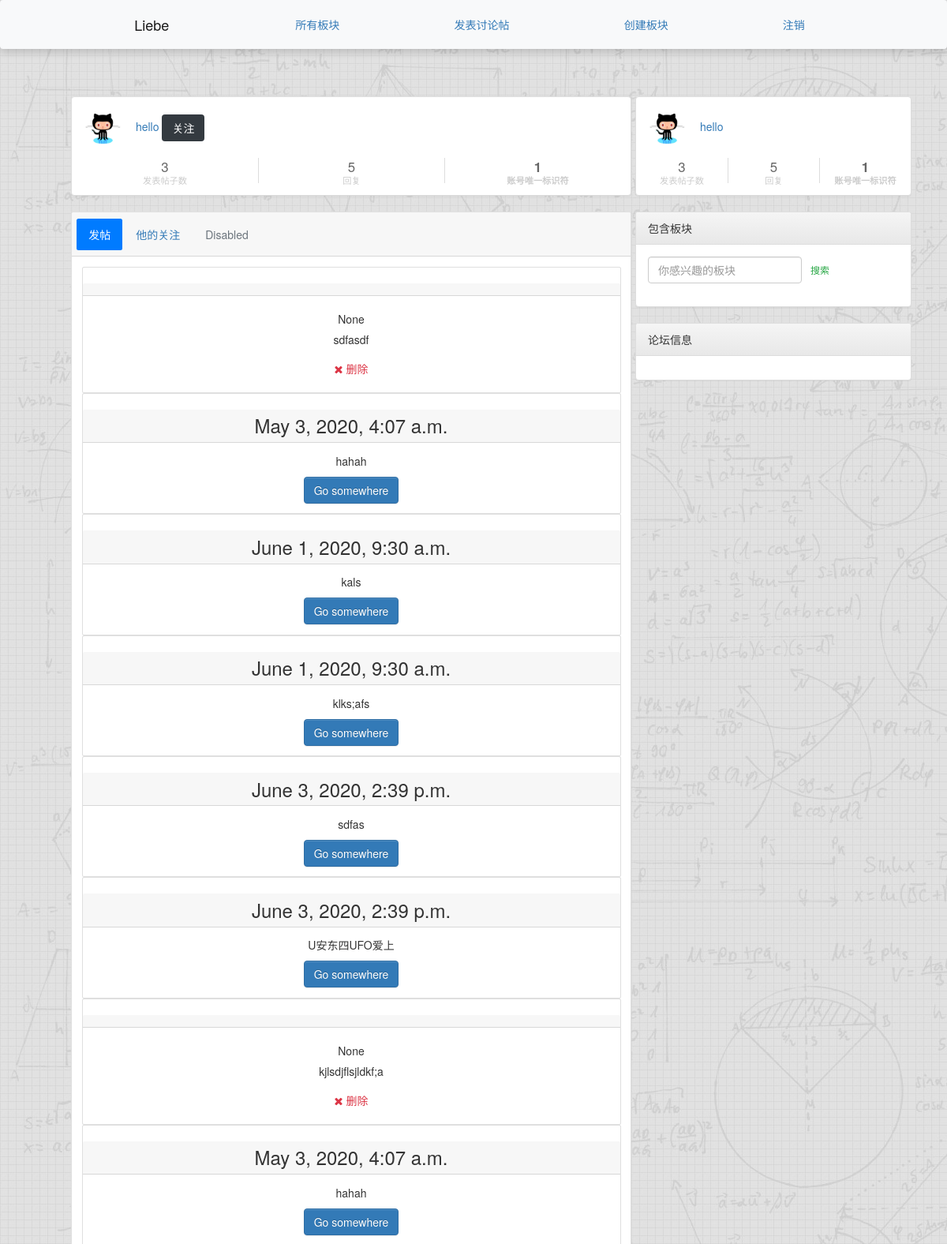
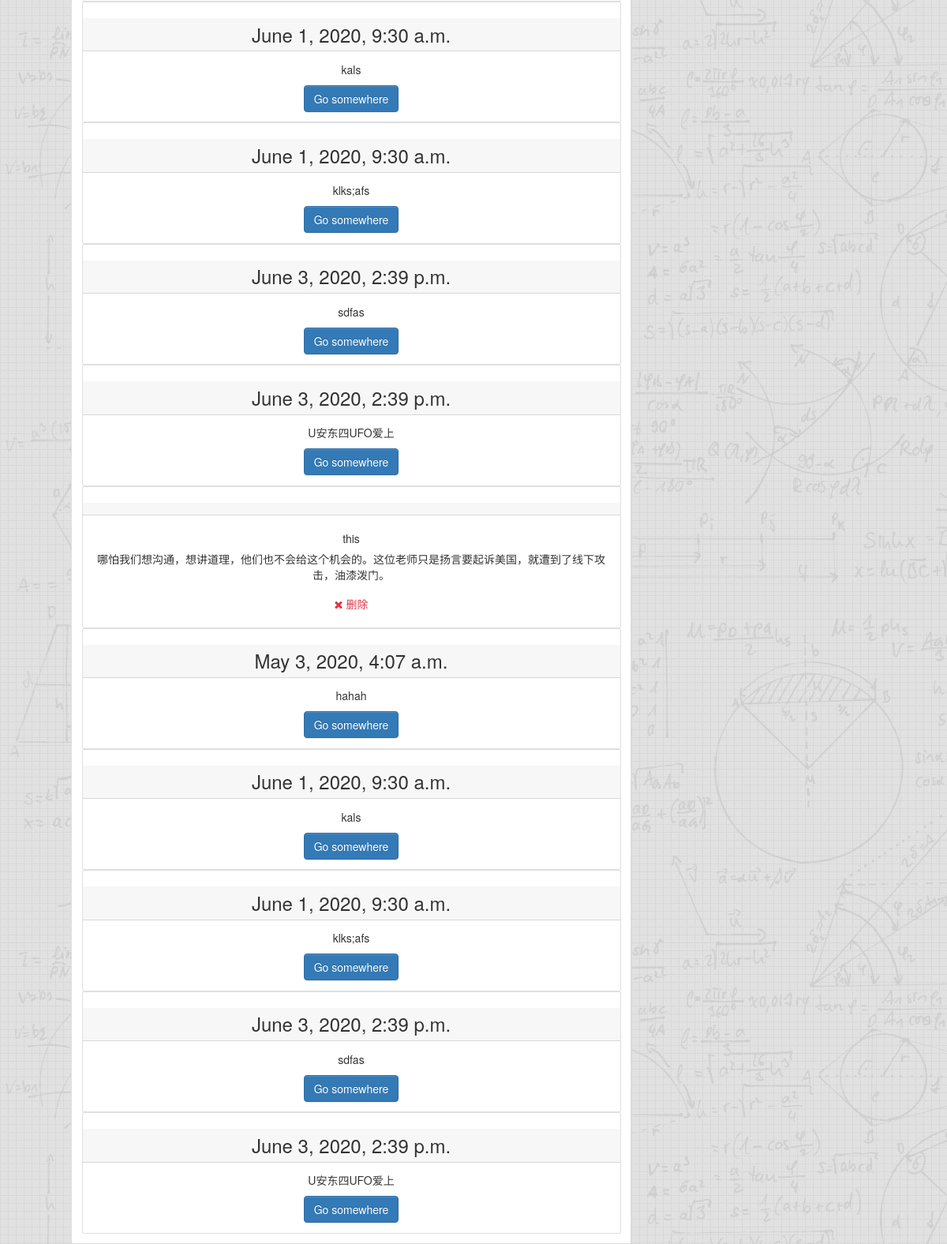
Screenshot of /accounts/profile/hello/ (signed in) with the database file from the repository (2 pictures, top to bottom).
### accounts/models.py (models this page shows, shortened)
class User(AbstractUser):
    signature = models.CharField(max_length=255, blank=True, null=True)
    head_img = models.ImageField(height_field=150, width_field=150, blank=True, null=True)
    friends = models.ManyToManyField("User", blank=True, related_name='followed_by')

### posts/models.py (models this page shows, shortened)
class Post(models.Model):
    title = models.CharField(max_length=200, blank=True, null=True)
    user = models.ForeignKey(User, related_name="posts",on_delete=models.CASCADE)
    created_at = models.DateTimeField(auto_now=True)
    message = models.TextField()
    message_html = models.TextField(editable=False)
    group = models.ForeignKey(
        Group, related_name="posts",null=True,
        blank=True,on_delete=models.CASCADE
    )
    class Meta:
        ordering = ["-created_at"]
        unique_together = ["user", "message"]

### comments/models.py (models this page shows, shortened)
class Comment(models.Model):
    post = models.ForeignKey(
        Post,
        on_delete=models.CASCADE,
        related_name="comments"
    )
    parent_comment = models.ForeignKey(
        'self', blank=True, null=True, related_name='my_children', on_delete=models.CASCADE)
    user = models.ForeignKey(User, on_delete=models.CASCADE, related_name="comments")
    content = models.TextField(max_length=1024, null=True, blank=True)
    date = models.DateTimeField(auto_now_add=True)

### accounts/views.py (the view)
# urls.py: path('profile/<username>/', views.UserProfilePage, name="profile"),
def UserProfilePage(request, username):
    post_user = User.objects.prefetch_related("posts").get(username__iexact=username)
    posts = post_user.posts.all()
    comments = post_user.comments.all()
    my_friends = request.user.friends.all()
    context = {
        'posts' : posts,
        'comments' : comments,
        'this_user' : post_user,
        'my_friends' : my_friends,
    }
    return render(request, "accounts/user_profile.html", context)

### accounts/templates/accounts/user_profile.html (shortened to what this page needs)
{% extends 'accounts/user_base.html' %}
{% load static %}
{% block pre_user %}
<div class="panel panel-default">
    <div class="panel-body user-panel">
        <div class="panel-user-info">
            <div class="avatar-name">
                <a href="#">
                    <img class="panel-avatar user-avatar" src="{% static  'image/3.jpg' %}" alt="" />
                </a>
                <span class="panel-username"><a href="{% url 'accounts:profile' username=this_user.username %}">{{ this_user.username }}</a></span>
                {% if this_user not in my_friends %}
                    <a href="{% url 'accounts:follows_him' pk=this_user.id %}">
                        <button type="button" class="btn btn-dark">关注</button>
                    </a>
                {% else %}
                <a href="{% url 'accounts:unfollows_him'  pk=this_user.id %}">
                    <button type="button" class="btn btn-success" >取消关注</button>
                </a>
                {% endif %}
            </div>
            <div class="row panel-user-meta">
                <div class="col-xs-4 panel-user-meta-item">
                        <div class="text-center">
                            <p class="panel-user-meta-item-value">
                                {{  this_user.posts.count }}
                            </p>
                            <p class="panel-user-meta-item-title">发表帖子数</p>
                        </div>
                </div>
                <div class="col-xs-4 panel-user-meta-item">
                        <div class="text-center">
                            <p class="panel-user-meta-item-value">
                                {{ this_user.comments.count }}
                            </p>
                            <p class="panel-user-meta-item-title">回复</p>
                        </div>
                </div>
                <div class="col-xs-4 panel-user-meta-item">
                    <a href="#">
                        <div class="text-center">
                            <p class="panel-user-meta-item-value"><strong>{{ this_user.id }}</strong>
                            </p>
                            <p class="panel-user-meta-item-title"><strong>账号唯一标识符</strong></p>
                        </div>
                    </a>
                </div>
            </div>
        </div>
    </div>
</div>
{% endblock pre_user %}
{% block user_content %}
<div class="card text-center">
    <div class="card-header">
        <ul class="nav nav-pills card-header-pills">
            <li class="nav-item">
                <a class="nav-link active" href="#">发帖</a>
            </li>
            <li class="nav-item">
                <a class="nav-link" href="#">他的关注</a>
            </li>
            <li class="nav-item">
                <a class="nav-link disabled" href="#" tabindex="-1" aria-disabled="true">Disabled</a>
            </li>
        </ul>
    </div>
    <div class="card-body">
        {% for post in posts %}
        <div class="card">
            <h3 class="card-header">{{  post.create_at }}</h3>
            <div class="card-body">
                <h5 class="card-title">{{  post.title }}</h5>
                <p class="card-text"> {{ post.message }} </p>
                <a href="{% url 'posts:delete' pk=post.pk %}" title="delete" class="btn btn-simple">
                    <span class="fa fa-remove text-danger" aria-hidden="true"></span>
                    <span class="text-danger icon-label">删除</span>
                </a>
            </div>
        </div>
        {% for comment in comments %}
        <div class="card">
            <h3 class="card-header">{{  comment.date }}</h3>
            <div class="card-body">
                <p class="card-text"> {{ comment.content}} </p>
                <a href="#" class="btn btn-primary">Go somewhere</a>
            </div>
        </div>
        {% endfor %}
        {% endfor %}
    </div>
</div>
{% endblock user_content %}

### templates/base.html (shortened to what this page needs)
<!DOCTYPE>
<html>
{% load static %}
<head>
	<link rel="stylesheet" href="https://stackpath.bootstrapcdn.com/bootstrap/4.1.3/css/bootstrap.min.css"
>
	<link rel="stylesheet" href="https://maxcdn.bootstrapcdn.com/bootstrap/3.3.7/css/bootstrap-theme.min.css"
>
	<link href="https://maxcdn.bootstrapcdn.com/font-awesome/4.7.0/css/font-awesome.min.css" rel="stylesheet">
	<link rel="stylesheet" href="{% static 'simplesocial/css/master.css'%}">
	<link rel="stylesheet" href="{% static  'bootstrap.min.css' %}" />
	<link rel="stylesheet" href="{% static  'css/master.css' %}" />
</head>
<body>
	<nav class="navbar navbar-expand-lg navbar-light bg-light shadow fixed-top">
		<div class="container">
			<a class="navbar-brand" href="{% url 'home' %}">Liebe</a>
			<a class="nav-item nav-link" href="{% url 'groups:all' %}" class="btn btn-simple">所有板块</a>
			{% if user.is_authenticated %}
			<a class="nav-item nav-link" href="{% url 'posts:create' %}" class="btn btn-simple">发表讨论帖</a>
			{% if user.is_superuser %}
			<a class="nav-item nav-link" href="{% url 'groups:create' %}" class="btn btn-simple">创建板块</a>
			{% endif %}
			<a class="nav-item nav-link" href="{% url 'accounts:logout' %}" class="btn btn-simple">注销</a>
			{% else %}
			<a class="nav-item nav-link" href="{% url 'accounts:login' %}" class="btn btn-simple">登录</a>
			<a class="nav-item nav-link" href="{% url 'accounts:signup' %}" class="btn btn-simple">注册</a>
			{% endif %}
		</div>
	</nav>
	<div id="main" class="container">
		<div class="row">
			<div class="col-lg-8">
				<div class="container mycontent">
					{% block content %}
					{% endblock %}
				</div>
			</div>
			<div class="col-lg-4">
				{% if  user.is_authenticated %}
				<div class="panel panel-default">
					<div class="panel-body user-panel">
						<div class="panel-user-info">
							<div class="avatar-name">
								<a href="#">
									<img class="panel-avatar user-avatar" src="{% static  'image/3.jpg' %}" alt="" />
								</a>
								<span class="panel-username"><a href="#">{{ user.username }}</a></span>
							</div>
							<div class="row panel-user-meta">
								<div class="col-xs-4 panel-user-meta-item">
										<div class="text-center">
											<p class="panel-user-meta-item-value">
												{{  user.posts.count }}
											</p>
											<p class="panel-user-meta-item-title">发表帖子数</p>
										</div>
								</div>
								<div class="col-xs-4 panel-user-meta-item">
										<div class="text-center">
											<p class="panel-user-meta-item-value">
												{{ user.comments.count }}
											</p>
											<p class="panel-user-meta-item-title">回复</p>
										</div>
								</div>
								<div class="col-xs-4 panel-user-meta-item">
									<a href="#">
										<div class="text-center">
											<p class="panel-user-meta-item-value"><strong>{{ user.id }}</strong>
											</p>
											<p class="panel-user-meta-item-title"><strong>账号唯一标识符</strong></p>
										</div>
									</a>
								</div>
							</div>
						</div>
					</div>
				</div>
				{% endif %}
				{% block  theme_tag %}
				<div class="panel panel-default">
					<div class="panel-heading">包含板块</div>
					<div class="panel-body">
						<form class="form-inline" action="{% url 'groups:search_result' %}" method="post"
							id="searchForm">
							<input class="form-control-sm form-control" type="search" placeholder="你感兴趣的板块"
								aria-label="Search" name="group_name">
							<button class="btn btn-outline-success  btn-sm" type="submit" value="Submit">搜索</button>
						</form>
					</div>
				</div>
				<div class="panel panel-default">
					<div class="panel-heading">论坛信息</div>
					<div class="panel-body">
					</div>
				</div>
				{% endblock %}
			</div>
		</div>
	</div>
</body>
</html>

### static/simplesocial/css/master.css (style rules this page uses)
body { background: url("../../img/bg.jpg"); }
img.user-avatar { width: 48px; height: 48px; }
.panel-username { margin-left: 1em; }
.panel-user-meta { margin-top: 1em; }
.panel-user-meta p { margin: 0; }
.panel-user-meta-item+.panel-user-meta-item { border-left: solid 1px #ddd; }
.panel-user-meta-item-value { color: #666; font-size: 1.2em; line-height: 1.4em; }
.panel-user-meta-item-title { color: #ccc; line-height: 0.8em; font-size: 0.8em; }
.user-panel { padding: 0.6em; }

### rows the page displays
User: username "hello", posts.count "3", comments.count "5", id "1"
Post: title "None", message "sdfasdf"
Comment: date "May 3, 2020, 4:07 a.m.", content "hahah"
Comment: date "June 1, 2020, 9:30 a.m.", content "kals"
Comment: date "June 1, 2020, 9:30 a.m.", content "klks;afs"
Comment: date "June 3, 2020, 2:39 p.m.", content "sdfas"
Comment: date "June 3, 2020, 2:39 p.m.", content "U安东四UFO爱上"
Post: title "None", message "kjlsdjflsjldkf;a"
Post: title "this", message "哪怕我们想沟通，想讲道理，他们也不会给这个机会的。这位老师只是扬言要起诉美国，就遭到了线下攻击，油漆泼门。"
